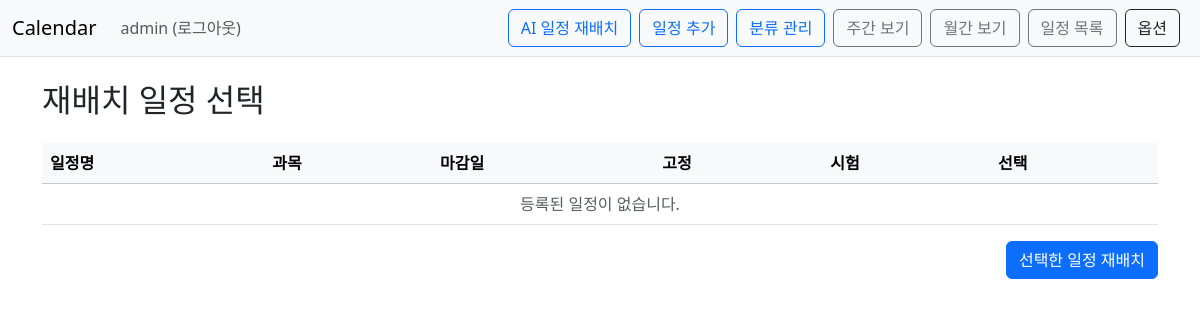
Before: /calendar/schedule/replace/ (signed in) with the older database file.
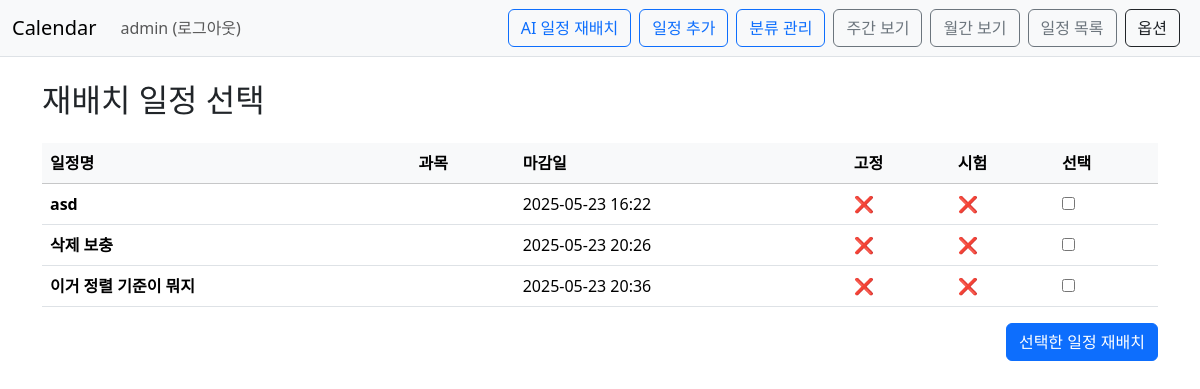
After: the same page with the newer database file.
### Calendar/models.py (models this page shows, shortened)
class Schedule(models.Model):
    owner=models.ForeignKey(User, on_delete=models.CASCADE)
    task_name=models.CharField(max_length=50)
    duration_minutes=models.IntegerField(null=True, blank=True)
    difficulty=models.IntegerField(null=True, blank=True)
    importance=models.IntegerField(null=True, blank=True)
    task_type = models.ForeignKey('ScheduleType', null=True, blank=True, on_delete=models.SET_NULL)
    subject=models.CharField(max_length=50, blank=True)
    is_exam_task=models.BooleanField(default=False)
    deadline=models.DateTimeField(null=True ,blank=True)
    start_time=models.DateTimeField(null=True ,blank=True)
    end_time=models.DateTimeField(null=True ,blank=True)
    is_fixed=models.BooleanField(default=False)
    exam=models.ForeignKey('self',default=None, on_delete=models.SET_DEFAULT, null=True ,blank=True)
    color = models.CharField(max_length=7, blank=True, default='#6c8df5')
    is_done = models.BooleanField(default=False)

### Calendar/views.py (the view)
# urls.py: path('schedule/replace/', views.schedule_replace, name='schedule_replace'),
@login_required(login_url='common:login')
def schedule_replace(request):
    data = Schedule.objects.filter(
        owner=request.user,
        deadline__gt=timezone.now(),
        is_done=False,
        is_fixed=False,
    ).order_by('deadline')
    return render(request, 'calendar/schedule_replace.html', {'schedules': data})

### templates/calendar/schedule_replace.html (shortened to what this page needs)
{% extends 'base.html' %}
{% block content %}
<div class="container py-4">
  <h2 class="mb-4">재배치 일정 선택</h2>
  <form method="post" action="{% url 'calendar:ai_run' %}">
    <table class="table table-hover align-middle">
      <thead class="table-light">
        <tr>
          <th>일정명</th>
          <th>과목</th>
          <th>마감일</th>
          <th>고정</th>
          <th>시험</th>
          <th>선택</th>
        </tr>
      </thead>
      <tbody>
        {% for item in schedules %}
        <tr>
          <td class="fw-bold">{{ item.task_name }}</td>
          <td>{{ item.subject }}</td>
          <td>{{ item.deadline|date:"Y-m-d H:i" }}</td>
          <td>{{ item.is_fixed|yesno:"✅,❌" }}</td>
          <td>{{ item.is_exam_task|yesno:"📘,❌" }}</td>
          <td>
            <input type="checkbox" name="selected_ids" value="{{ item.id }}">
          </td>
        </tr>
        {% empty %}
        <tr><td colspan="6" class="text-center text-muted">등록된 일정이 없습니다.</td></tr>
        {% endfor %}
      </tbody>
    </table>
    <div class="text-end mt-3">
      <button type="submit" class="btn btn-primary">선택한 일정 재배치</button>
    </div>
  </form>
</div>
{% endblock %}

Changed rows visible on the page:
now on this page (row edited): Schedule: task_name "asd", deadline "2025-05-23 16:22", is_fixed "❌", is_exam_task "❌"
now on this page (row edited): Schedule: task_name "삭제 보충", deadline "2025-05-23 20:26", is_fixed "❌", is_exam_task "❌"
now on this page (row edited): Schedule: task_name "이거 정렬 기준이 뭐지", deadline "2025-05-23 20:36", is_fixed "❌", is_exam_task "❌"
Other visible differences:
text no longer shown: "등록된 일정이 없습니다."
